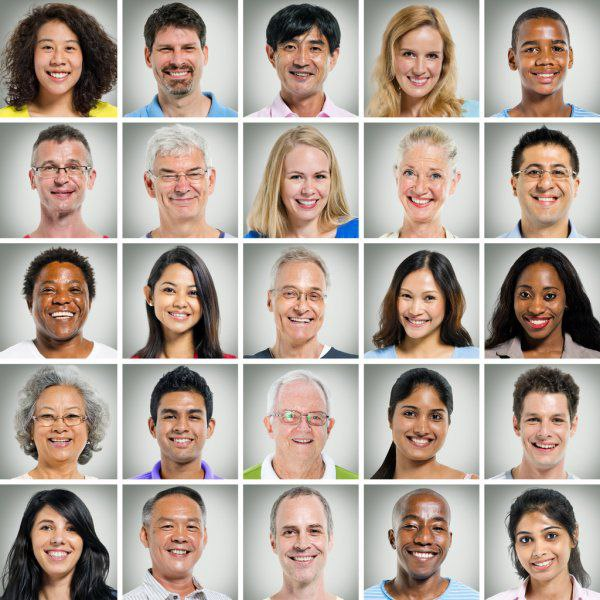
#> input picture images/people.jpg, 600 x 600 px
$ python 8_project1.py
#> lines starting #> are read from the running program, lines starting #| are printed output that depends on the picture; after the words box and inside, x2 and y2 are one past the last pixel; in counts of white or black regions, pixels touching at a corner belong together
import cv2

img = cv2.imread('images/people.jpg')
#> img is the input picture: shape (600, 600, 3); mean B, G, R 151.9, 162.2, 176.1

gray = cv2.cvtColor(img, cv2.COLOR_BGR2GRAY)
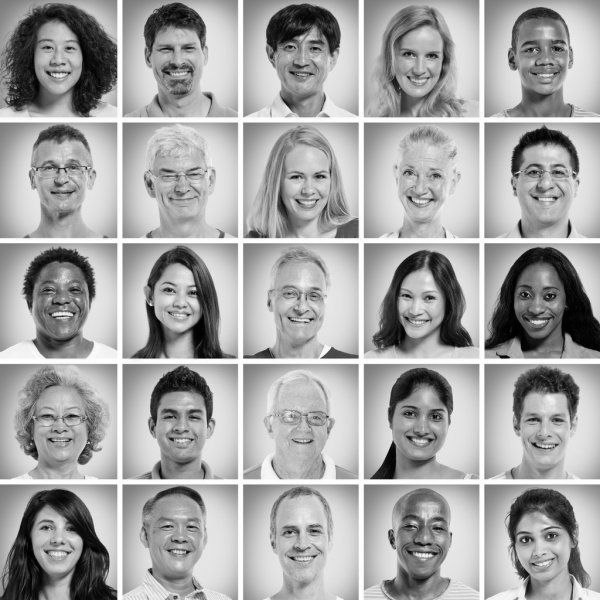
#> gray: shape (600, 600); min 0, max 255, mean 165.2

faces = cv2.CascadeClassifier('frontalface_default.xml')

results = faces.detectMultiScale(gray, scaleFactor=1.802, minNeighbors=4)
#> results = 23 rows, first 6: [19, 16, 78, 78], [139, 17, 78, 78], [265, 16, 78, 78], [505, 17, 78, 78], [380, 24, 78, 78], [22, 137, 78, 78]

for (x, y, w, h) in results:
    cv2.rectangle(img, (x, y), (x + w, y + h), (0, 0, 255), thickness=3)
#> this loop made 23 passes
#> (x, y) on passes 1 to 12: (19, 16), (139, 17), (265, 16), (505, 17), (380, 24), (22, 137), (507, 142), (143, 143), (269, 145), (382, 145), (21, 259), (140, 259)
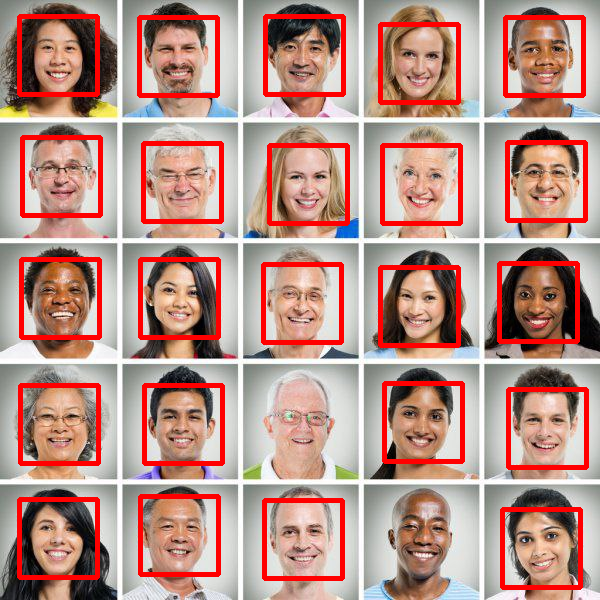
#> img: shape (600, 600, 3); 9.89% of pixels changed, all inside (x1, y1, x2, y2) = (17, 14, 589, 590)

cv2.imshow('Result', img)
cv2.waitKey(0)

$ run again, with images/person_1.jpg copied over images/people.jpg
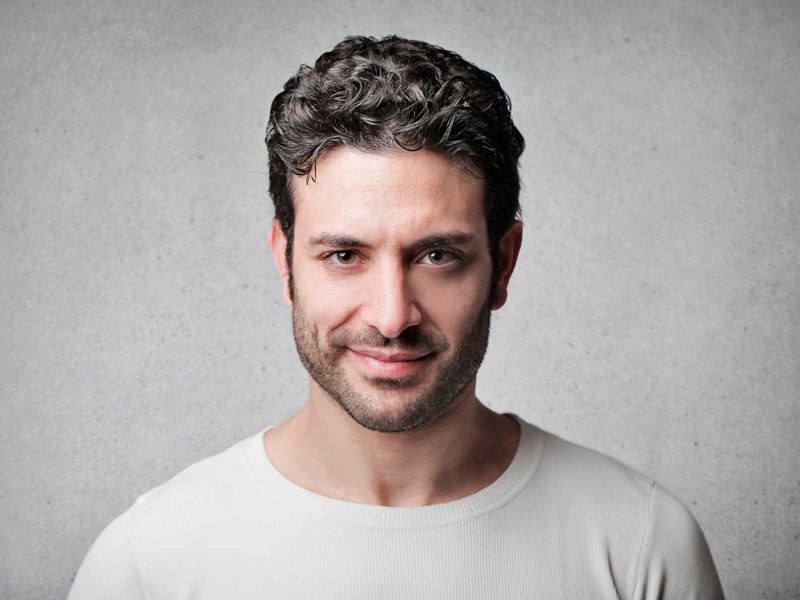
#> input picture images/person_1.jpg, 800 x 600 px
#> img is the input picture: shape (600, 800, 3); mean B, G, R 165.7, 167.2, 172.8
#> `gray = cv2.cvtColor(img, cv2.COLOR_BGR2GRAY)`:
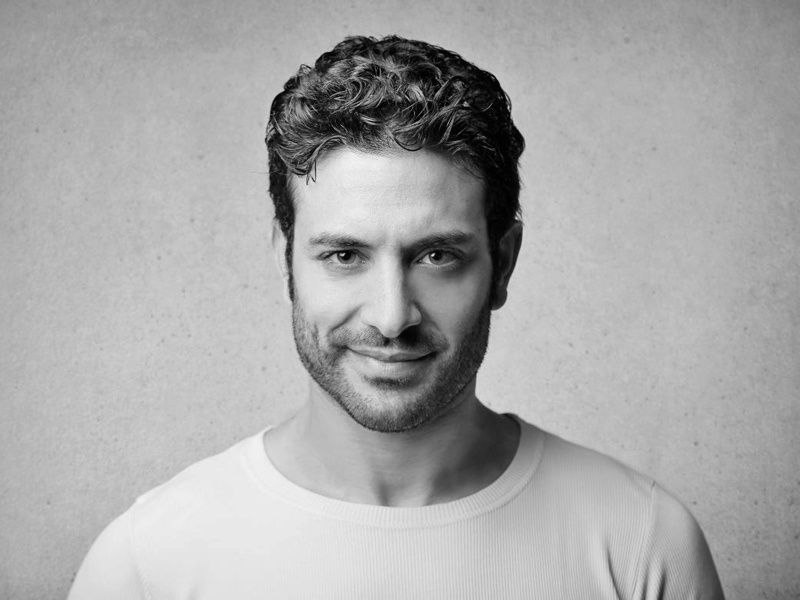
#> gray: shape (600, 800); min 0, max 249, mean 168.7
#> results = [[267, 161, 253, 253]]
#> the loop `for (x, y, w, h) in results:` made 1 pass
#> after the loop `for (x, y, w, h) in results:`:
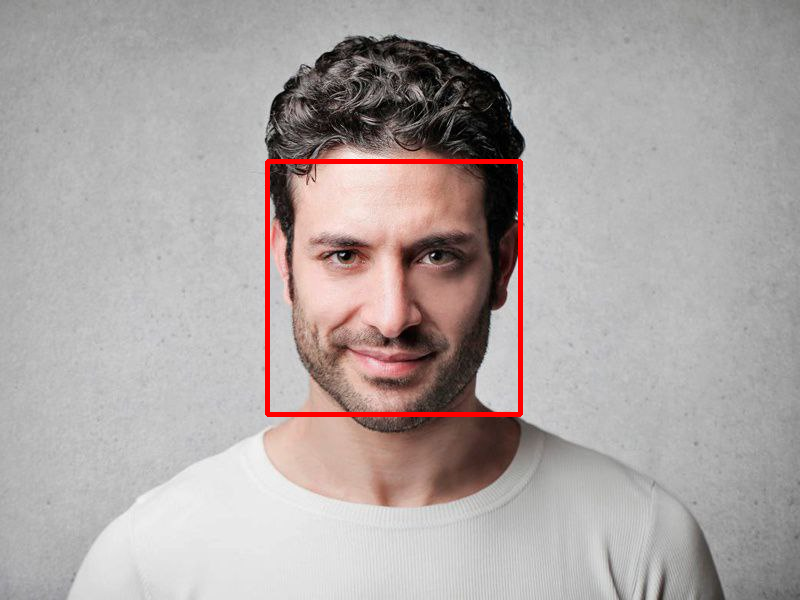
#> img: shape (600, 800, 3); 1.05% of pixels changed, all inside (x1, y1, x2, y2) = (265, 159, 523, 417)

$ run again, with images/person_2.jpg copied over images/people.jpg
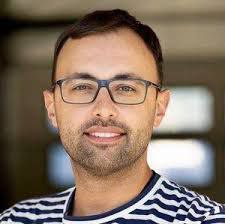
#> input picture images/person_2.jpg, 225 x 224 px
#> img is the input picture: shape (224, 225, 3); mean B, G, R 98.5, 113.5, 132.1
#> `gray = cv2.cvtColor(img, cv2.COLOR_BGR2GRAY)`:
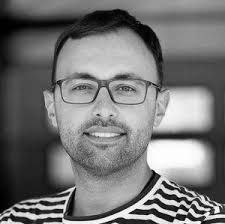
#> gray: shape (224, 225); min 0, max 255, mean 117.3
#> results = [[31, 32, 140, 140]]
#> the loop `for (x, y, w, h) in results:` made 1 pass
#> after the loop `for (x, y, w, h) in results:`:
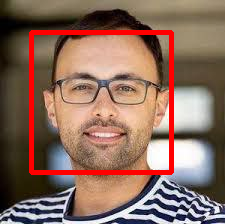
#> img: shape (224, 225, 3); 5.53% of pixels changed, all inside (x1, y1, x2, y2) = (29, 30, 174, 175)
